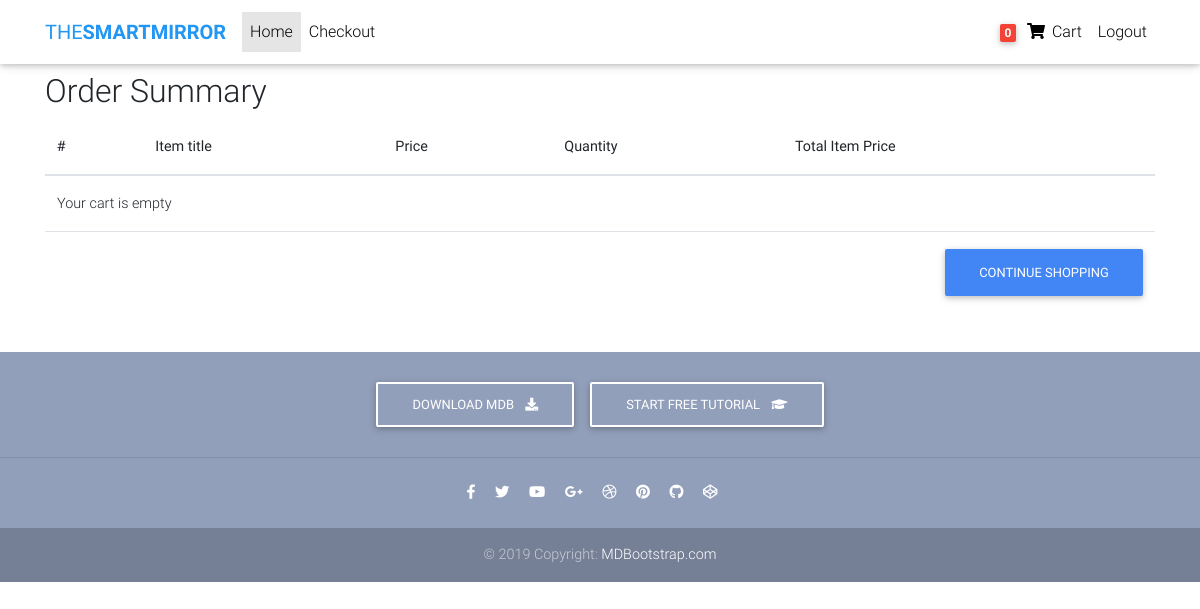
/order-summary/ (signed in), run on an earlier commit of the app's database.
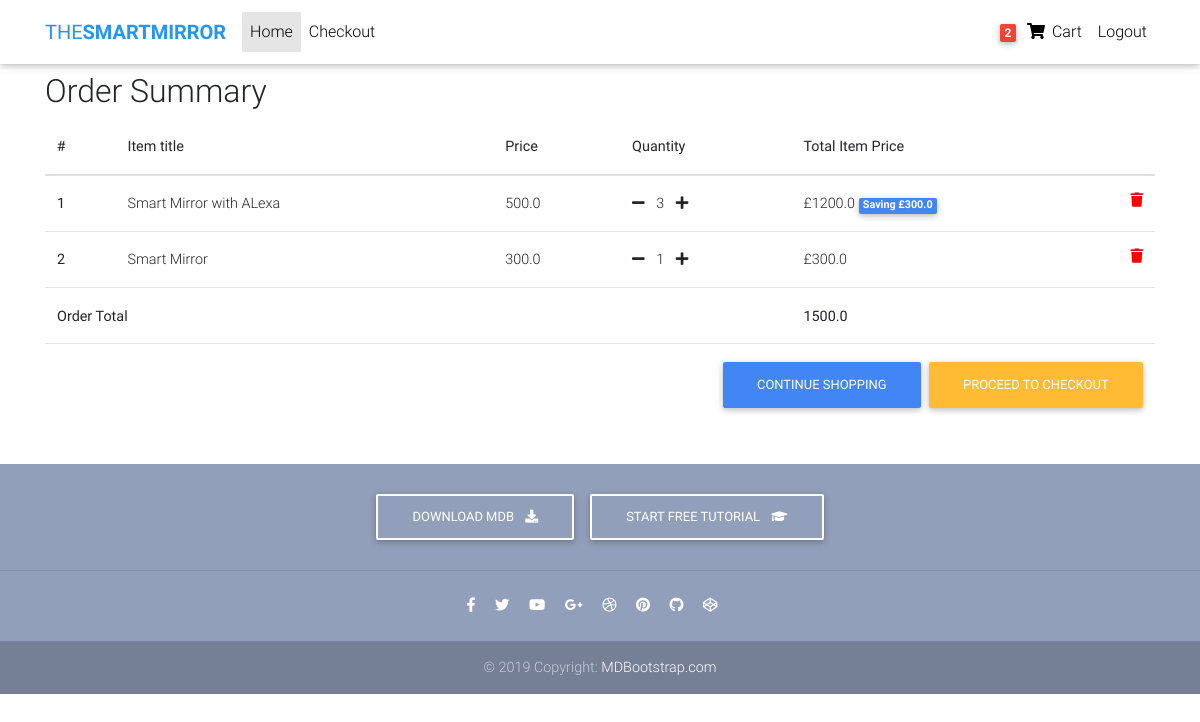
And on a later commit of the database.
### core/models.py (models this page shows, shortened)
class Order(models.Model):
    user = models.ForeignKey(settings.AUTH_USER_MODEL, on_delete=models.CASCADE)
    items = models.ManyToManyField(OrderItem)
    start_date = models.DateTimeField(auto_now_add=True)
    ordered_date = models.DateTimeField()
    ordered = models.BooleanField(default=False)
    def get_total(self):
        total = 0
        for order_item in self.items.all():
            total += order_item.get_final_price()
        return total

class OrderItem(models.Model):
    user = models.ForeignKey(settings.AUTH_USER_MODEL,
                            on_delete=models.CASCADE)
    item = models.ForeignKey(Item, on_delete=models.CASCADE)
    quantity = models.IntegerField(default=1)
    ordered = models.BooleanField(default=False)
    def get_total_item_price(self):
        return self.quantity * self.item.price
    def get_total_discount_item_price(self):
        return self.quantity * self.item.discount_price
    def get_amount_saved(self):
        return self.get_total_item_price() - self.get_total_discount_item_price()
    def get_final_price(self):
        if self.item.discount_price:
            return self.get_total_discount_item_price()
        return self.get_total_item_price()

class Item(models.Model):
    title = models.CharField(max_length=100)
    price = models.FloatField()
    discount_price = models.FloatField(blank=True, null=True)
    category = models.CharField(choices=CATEGORY_CHOICES, max_length=2)
    label = models.CharField(choices=LABEL_CHOICES, max_length=1)
    slug = models.SlugField()
    description = models.TextField()

### core/views.py (the view)
# urls.py: path('order-summary/', OrderSummaryView.as_view(), name="order-summary"),
class OrderSummaryView(LoginRequiredMixin, View):
    def get(self, *args, **kwargs):
        try:
            order = Order.objects.get(user=self.request.user, ordered=False)
            context = {
                'object':order
            }
            return render(self.request, 'order_summary.html', context)
        except ObjectDoesNotExist:
            messages.error(self.request, "You do not have active order")
            return redirect("/")

### core/templatetags/cart_template_tags.py (called while the page is built)
@register.filter
def cart_item_count(user):
    if user.is_authenticated:
        qs = Order.objects.filter(user=user, ordered=False)
        if qs.exists():
            return qs[0].items.count()
    return 0

### templates/order_summary.html
{% extends 'base.html' %}
{% block content %}
  <main>
    <div class="container">
        <div class="table-responsive text-nowrap">
            <h2>Order Summary</h2>
            <table class="table">
              <thead>
                <tr>
                  <th scope="col">#</th>
                  <th scope="col">Item title</th>
                  <th scope="col">Price</th>
                  <th scope="col">Quantity</th>
                  <th scope="col">Total Item Price</th>
                </tr>
              </thead>
              <tbody>
                {% for order_item in object.items.all %}
                <tr>
                  <th scope="row">{{ forloop.counter }}</th>
                  <td>{{ order_item.item.title }}</td>
                  <td>{{ order_item.item.price }}</td>
                  <td>
                      <a href="{% url 'core:remove-single-item-from-cart' order_item.item.slug %}"><i class="fas fa-minus mr-2"></i></a>
                      {{ order_item.quantity }}
                      <a href="{% url 'core:add-to-cart' order_item.item.slug %}"><i class="fas fa-plus ml-2"></i></a>
                  </td>
                  <td>
                  {% if order_item.item.discount_price %}
                      £{{ order_item.get_total_discount_item_price }}
                      <span class="badge badge-primary">Saving £{{ order_item.get_amount_saved }}</span>
                  {% else %}
                      £{{ order_item.get_total_item_price }}
                  {% endif %}
                  <a style='color: red;' href="{% url 'core:remove-from-cart' order_item.item.slug %}">
                      <i class="fas fa-trash float-right"></i>
                  </a>
                  </td>
                </tr>
                {% empty %}
                <tr>
                    <td colspan='5'> Your cart is empty</td>
                </tr>
                <tr>
                  <td colspan="5">
                  <a class='btn btn-primary float-right' href="/">Continue shopping</a>
                  </td>
                </tr>
                {% endfor %}
                {% if object.get_total %}
                <tr>
                  <td colspan="4"><b>Order Total</b></td>
                  <td><b>{{ object.get_total }}</b></td>
                </tr>
                <tr>
                  <td colspan="5">
                  <a class='btn btn-warning float-right ml-2' href="/checkout/">Proceed to checkout</a>
                  <a class='btn btn-primary float-right' href="/">Continue shopping</a>
                  </td>
                </tr>
                {% endif %}
              </tbody>
            </table>
          </div>
    </div>
  </main>
  {% endblock %}

### templates/navbar.html (shortened to what this page needs)
  {% load cart_template_tags %}
  <nav class="navbar fixed-top navbar-expand-lg navbar-light white scrolling-navbar">
    <div class="container">
      <a class="navbar-brand waves-effect" href="#">
        <strong class="blue-text">THE<b>SMARTMIRROR</b></strong>
      </a>
      <div class="collapse navbar-collapse" id="navbarSupportedContent">
        <ul class="navbar-nav mr-auto">
          <li class="nav-item active">
            <a class="nav-link waves-effect" href="{% url 'core:home' %}">Home
            </a>
          </li>
          <li class="nav-item">
            <a class="nav-link waves-effect" href="{% url 'core:checkout' %}">Checkout</a>
          </li>
        </ul>
        <ul class="navbar-nav nav-flex-icons">
          {% if request.user.is_authenticated %}
          <li class="nav-item">
            <a href="{% url 'core:order-summary' %}" class="nav-link waves-effect">
              <span class="badge red z-depth-1 mr-1"> {{ request.user|cart_item_count }} </span>
              <i class="fas fa-shopping-cart"></i>
              <span class="clearfix d-none d-sm-inline-block"> Cart </span>
            </a>
          </li>
          <li class="nav-item">
            <a class="nav-link waves-effect" href="{% url 'account_logout' %}">
              <span class="clearfix d-none d-sm-inline-block"> Logout </span>
            </a>
          </li>
          {% endif %}
        </ul>
      </div>
    </div>
  </nav>

What changed in the data, as far as the page shows it:
now on this page (row edited): OrderItem: item "Smart Mirror with ALexa", item.price "500.0", quantity "3", get_total_discount_item_price "1200.0", get_amount_saved "300.0"
changed OrderItem: quantity 1 → 3 (drawn)
now on this page (row unchanged): OrderItem: item "Smart Mirror", item.price "300.0", quantity "1", get_total_item_price "300.0"
now on this page (row unchanged): Order: get_total "1500.0"
Also different on the page:
{{ request.user|cart_item_count }}: "0" → "2"
text no longer shown: "Your cart is empty"
text now shown: "Order Total PROCEED TO CHECKOUT"
